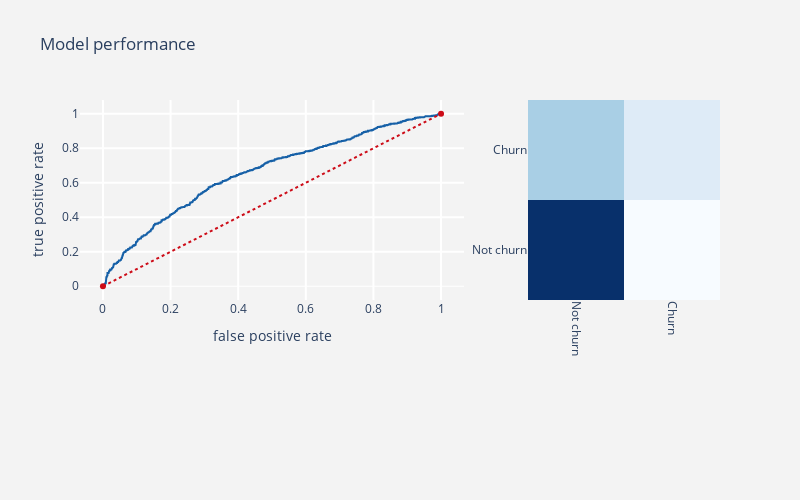

Notebook source saved alongside this figure:
### Markdown cell above
### LightGBM

### Code cell
lgbm_c = LGBMClassifier(boosting_type='gbdt', class_weight=None, colsample_bytree=1.0,
                        learning_rate=0.5, max_depth=7, min_child_samples=20,
                        min_child_weight=0.001, min_split_gain=0.0, n_estimators=100,
                        n_jobs=-1, num_leaves=500, objective='binary', random_state=None,
                        reg_alpha=0.0, reg_lambda=0.0, silent=True, subsample=1.0,
                        subsample_for_bin=200000, subsample_freq=0)

prediction_alg(lgbm_c,train_x,test_x,train_y,test_y)

### Figure 1 — Plotly figure (JSON) as saved in the notebook; plotly's stock layout.template omitted (floating-point values rounded to 4 significant figures; data arrays with more than 128 entries replaced by an {"elided": "..."} marker saying what was removed)
{"data": [{"line": {"color": "rgb(22, 96, 167)", "width": 2}, "name": "Roc : 0.6039105646215895", "type": "scatter", "x": {"elided": "929 float values"}, "y": {"elided": "929 float values"}}, {"line": {"color": "rgb(205, 12, 24)", "dash": "dot", "width": 2}, "type": "scatter", "x": [0, 1], "y": [0, 1]}, {"colorscale": [[0, "rgb(247,251,255)"], [0.125, "rgb(222,235,247)"], [0.25, "rgb(198,219,239)"], [0.375, "rgb(158,202,225)"], [0.5, "rgb(107,174,214)"], [0.625, "rgb(66,146,198)"], [0.75, "rgb(33,113,181)"], [0.875, "rgb(8,81,156)"], [1, "rgb(8,48,107)"]], "name": "matrix", "showscale": false, "type": "heatmap", "x": ["Not churn", "Churn"], "xaxis": "x2", "y": ["Not churn", "Churn"], "yaxis": "y2", "z": [[959, 234], [481, 326]]}], "layout": {"autosize": false, "height": 500, "margin": {"b": 200}, "paper_bgcolor": "rgb(243,243,243)", "plot_bgcolor": "rgb(243,243,243)", "showlegend": false, "title": {"text": "Model performance"}, "width": 800, "xaxis": {"domain": [0, 0.6], "gridcolor": "rgb(255, 255, 255)", "gridwidth": 2, "ticklen": 5, "title": {"text": "false positive rate"}}, "xaxis2": {"domain": [0.7, 1], "gridcolor": "rgb(255, 255, 255)", "tickangle": 90}, "yaxis": {"gridcolor": "rgb(255, 255, 255)", "gridwidth": 2, "ticklen": 5, "title": {"text": "true positive rate"}, "zerolinewidth": 1}, "yaxis2": {"anchor": "x2", "gridcolor": "rgb(255, 255, 255)"}}}
